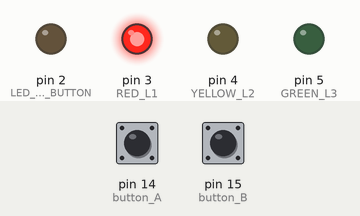
Bench run of a sketch on a simulated Arduino Uno, built with avr-gcc and run on an emulated ATmega328P. On the bench: output pins drawn as LEDs (lit = HIGH). Inputs (shaded band) come from the test bench; at power-on: pin 14 (button_A) HIGH, pin 15 (button_B) HIGH.

Above: at 1.2 s.
1.3 s: pin 14 (button_A) pulled LOW for 1 s
At 2.7 s:
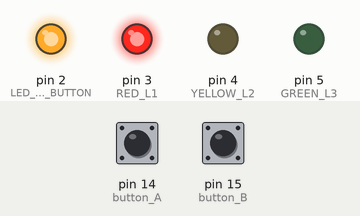
5.3 s: pin 15 (button_B) pulled LOW for 1 s
At 7.7 s:
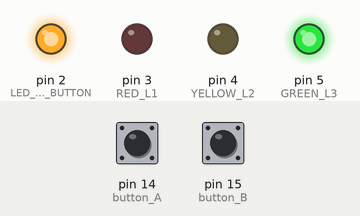
11.6 s: pin 14 (button_A) pulled LOW for 3.2 s
At 16.4 s:
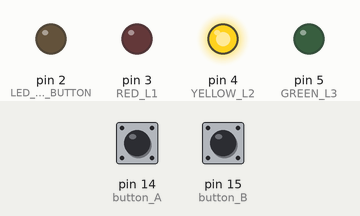
17.8 s: pin 15 (button_B) pulled LOW for 3.2 s
At 20.0 s:
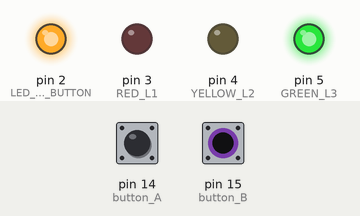
Timing chart, 0 to 33.9 s (numbered marks = the images above; inputs shaded):
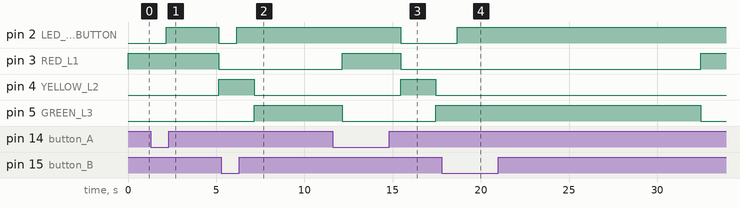

Measured:
- after the input at 1.3 s, pin 2 (LED_PRESSED_BUTTON): LOW → HIGH after 0.86 s, → LOW 3.0 s later; pin 3 (RED_L1): HIGH → LOW after 3.9 s; pin 4 (YELLOW_L2): LOW → HIGH after 3.9 s
- after the input at 5.3 s, pin 2 (LED_PRESSED_BUTTON): LOW → HIGH after 0.86 s
- after the input at 11.6 s, pin 2 (LED_PRESSED_BUTTON): HIGH → LOW after 3.9 s; pin 4 (YELLOW_L2): LOW → HIGH after 3.9 s, → LOW 2.0 s later
- after the input at 17.8 s, pin 2 (LED_PRESSED_BUTTON): LOW → HIGH after 0.86 s

The sketch:

3ch_Arduino_NANO_buttons.ino
```cpp
#define LED_PRESSED_BUTTON 2
#define             RED_L1 3
#define          YELLOW_L2 4
#define           GREEN_L3 5

#define clock_speed 3000

#include "OneButton.h"
#include <TimerOne.h>

OneButton button_A(14, true, false);
OneButton button_B(15, true, false);

unsigned int new_Event = 0;
unsigned int myTime = 0;

void setup() {

  pinMode(LED_PRESSED_BUTTON, OUTPUT);
  pinMode(RED_L1, OUTPUT);
  pinMode(YELLOW_L2, OUTPUT);
  pinMode(GREEN_L3, OUTPUT);

  button_A.attachLongPressStart(click1);
  button_B.attachLongPressStart(click2);

  Timer1.attachInterrupt(timerIsr);
  Timer1.initialize(5000);

  Serial.begin(115200);

}

void timerIsr() {

  button_A.tick();
  button_B.tick();

}

void loop() {

 //digitalWrite(RED_L1, HIGH); delay(clock_speed); digitalWrite(RED_L1, LOW);
 //digitalWrite(YELLOW_L2, HIGH); delay(clock_speed); digitalWrite(YELLOW_L2, LOW);
 //digitalWrite(GREEN_L3, HIGH); delay(clock_speed); digitalWrite(GREEN_L3, LOW);

 do {
     digitalWrite(RED_L1, HIGH);
    } while(new_Event == 0);

 delay(3000);

 digitalWrite(LED_PRESSED_BUTTON, LOW);

 digitalWrite(RED_L1, LOW);
 digitalWrite(YELLOW_L2, HIGH); delay(2000); digitalWrite(YELLOW_L2, LOW);
 digitalWrite(GREEN_L3, HIGH); delay(myTime); digitalWrite(GREEN_L3, LOW);
 new_Event = 0;

}

void click1() {
                new_Event = 1;
                myTime = 15000;
                digitalWrite(LED_PRESSED_BUTTON, HIGH);
              }


void click2() {
                new_Event = 1;
                myTime = 5000;
                digitalWrite(LED_PRESSED_BUTTON, HIGH);
              }
```
